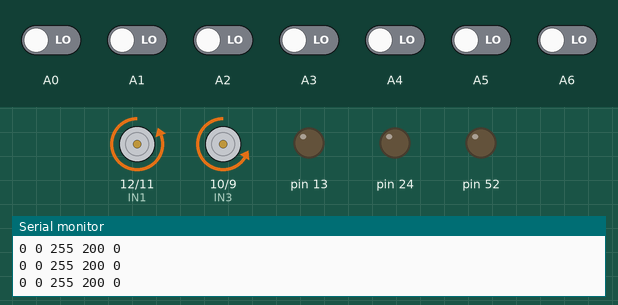
Simulated run of this sketch. Board: Arduino Mega 2560, built with avr-gcc and run on an emulated ATmega2560. Shown: motor-driver pin pairs drawn as motors (green arrow = first pin HIGH = forward, orange = second pin HIGH = backward, longer = more drive, scaled by the enable pin), output pins drawn as LEDs (lit = HIGH), the last lines printed to the serial monitor. Dashed ring = blinking. Inputs (shaded band) come from the test bench; at power-on: A0–6 LOW.

Above: at 4.2 s.
4.3 s: A2 driven HIGH
At 4.54 s:
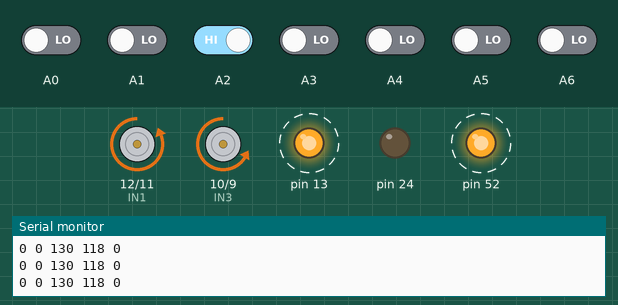
7.3 s: A3 driven HIGH
At 7.7 s:
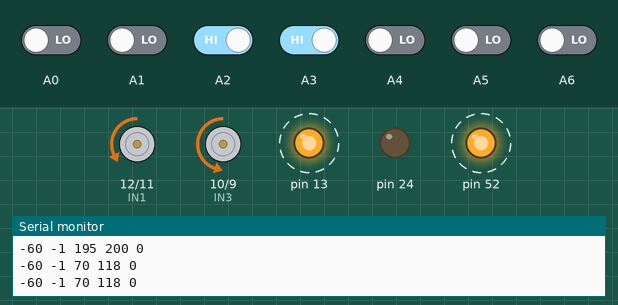
10.3 s: A4 driven HIGH
13.3 s: A2 driven LOW
16.3 s: A0 driven HIGH
At 17.5 s:
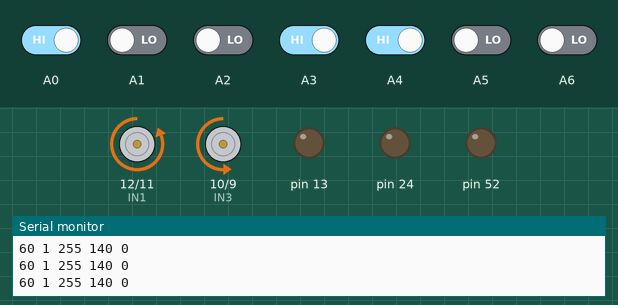
17.8 s: A0 driven LOW
At 18.51 s:
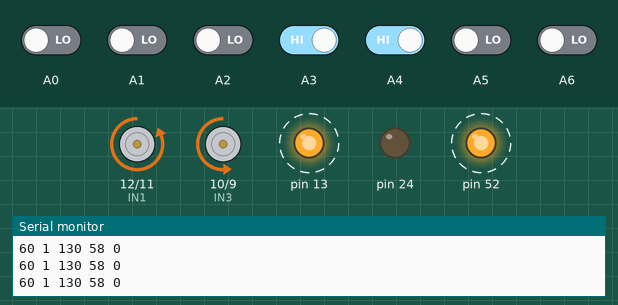
Timing chart, 0 to 21.8 s (numbered marks = the images above; inputs shaded):
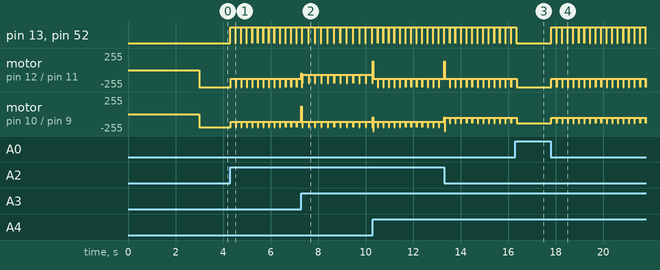

The sketch:

Cora2016-OFICIAL-RAPIDO.ino
```cpp
//PINOS
int avgSpeedDIR = 0; // 200 FUNCIONANDO
int avgSpeedESQ = 0; // 255 FUNCIONANDO
const int pwmA = 3; //motor esq
const int pwmB = 2; //motor dir
const int IN1 = 12; // dir
const int IN2 = 11;
const int IN3 = 10; //esq
const int IN4 = 9;

//Rotações Reversas
int ReversoDD = 0;
int ReversoDE = 0;
int ReversoED = 0;
int ReversoEE = 0;

//CONSTANTES DE CONTROLE
const int Kp=60; //60
int Kd=230; //230
const int Ki=0;

//SENSORES E MODO DE OPERAÇÃO
unsigned int LF[7] = {0,0,0,0,0,0,0};
unsigned int OBS[2] = {0,0};
enum Mode {NORMAL,PARADO};
Mode Modo = NORMAL;
int dif = 0;
int cont_Z = 0;
int cont_X = 0;
int cont_W = 0;

//VARIÁVEIS PID
int prop = 0;
int derivativo = 0;
int erro = 0;
int U_erro = 0;
int PID = 0;

//VELOCIDADES
int velesq=0;
int veldir=0;

void setup()
{
  // put your setup code here, to run once:
  Serial.begin(9600);
  pinMode(A0,INPUT);
  pinMode(A1,INPUT);
  pinMode(A2,INPUT);
  pinMode(A3,INPUT);
  pinMode(A4,INPUT);
  pinMode(A5,INPUT);
  pinMode(7, INPUT);
  pinMode(6, INPUT);
  pinMode(pwmA, OUTPUT);
  pinMode(pwmB, OUTPUT);
  pinMode(IN1, OUTPUT);
  pinMode(IN2, OUTPUT);
  pinMode(IN3, OUTPUT);
  pinMode(IN4, OUTPUT);
  pinMode(13, OUTPUT);
  pinMode(24, OUTPUT);
  pinMode(52, OUTPUT);
  velocidadeRapida();
  delay(3000);
}
void readSensors()
{
  LF[0] = digitalRead(A0);
  LF[1] = digitalRead(A1);
  LF[2] = digitalRead(A2);
  LF[3] = digitalRead(A3);
  LF[4] = digitalRead(A4);
  LF[5] = digitalRead(A5);
  LF[6] = digitalRead(A6);
}
void readObstaculo()
{
  OBS[0] = digitalRead(6); //ESQ
  OBS[1] = digitalRead(7); //DIR
}

void velocidadeLenta()
{
  digitalWrite(52,HIGH);
  avgSpeedESQ = 130; //130
  avgSpeedDIR = 118; //118
  ReversoDD = 50;
  ReversoDE = 130;
  ReversoED = 118;
  ReversoEE = 50;
  Kd = 130;
}

void velocidadeRapida()
{
  digitalWrite(52,LOW);
  avgSpeedESQ = 255;
  avgSpeedDIR = 200;
  ReversoDD = 100;
  ReversoDE = 255;
  ReversoED = 200;
  ReversoEE = 120; //160 //140
  Kd = 230;
}
void curvaDireita()
{
    delay(120);
    digitalWrite(24,HIGH); //LED VERDE
    digitalWrite(IN1,HIGH); // ROTAÇÃO REVERSA
    digitalWrite(IN2,LOW);
    digitalWrite(IN3,LOW);
    digitalWrite(IN4,HIGH);
    analogWrite(pwmA, 130); //ESQ
    analogWrite(pwmB, 55); //DIR
    delay(360); // Durante 0,4 segundos
    dif = 0; // Reseta variáveis
    cont_X = 0;
    digitalWrite(24,LOW); //Apaga LED VERDE
    digitalWrite(13,LOW); //Apaga LED VERMELHO
    velocidadeRapida();
}
void curvaEsquerda()
{
    delay(90);
    digitalWrite(24,HIGH);
    digitalWrite(IN1,LOW);
    digitalWrite(IN2,HIGH);
    digitalWrite(IN3,HIGH);
    digitalWrite(IN4,LOW);
    analogWrite(pwmA, 40);
    analogWrite(pwmB, 120);
    delay(350); // Durante 0,4 segundos
    dif = 0;
    cont_X = 0;
    digitalWrite(24,LOW);
    digitalWrite(13,LOW);
    velocidadeRapida();
}
void Faixa()
{
    digitalWrite(24,HIGH);
    digitalWrite(IN1,LOW);
    digitalWrite(IN2,HIGH);
    digitalWrite(IN3,LOW);
    digitalWrite(IN4,HIGH);
    analogWrite(pwmA, 0);
    analogWrite(pwmB, 0);
    delay(5000);
    digitalWrite(IN1,LOW);
    digitalWrite(IN2,HIGH);
    digitalWrite(IN3,LOW);
    digitalWrite(IN4,HIGH);
    analogWrite(pwmA, 255); //Levemente para a direita
    analogWrite(pwmB, 220);
    delay(400);
    dif = 0;
    cont_Z=0;
    cont_X=0;
    digitalWrite(24,LOW);
    digitalWrite(13,LOW);
    velocidadeRapida();
}
void calculaErro()
{
  readSensors();
  if(LF[0]==HIGH && LF[1]==HIGH && LF[2]==HIGH && LF[3]==LOW && LF[4]==HIGH && LF[5]==HIGH && LF[6]==HIGH)
    erro = 0;
  else if(LF[0]==HIGH && LF[1]==HIGH && LF[2]==HIGH && LF[3]==LOW && LF[4]==LOW && LF[5]==HIGH && LF[6]==HIGH)
    erro = 1;
  else if(LF[0]==HIGH && LF[1]==HIGH && LF[2]==LOW && LF[3]==LOW && LF[4]==HIGH && LF[5]==HIGH && LF[6]==HIGH)
    erro = -1;
  else if(LF[0]==HIGH && LF[1]==HIGH && LF[2]==HIGH && LF[3]==HIGH && LF[4]==LOW && LF[5]==HIGH && LF[6]==HIGH)
    erro = 2;
  else if(LF[0]==HIGH && LF[1]==HIGH && LF[2]==LOW && LF[3]==HIGH && LF[4]==HIGH && LF[5]==HIGH && LF[6]==HIGH)
    erro = -2;
  else if(LF[0]==HIGH && LF[1]==HIGH && LF[2]==HIGH && LF[3]==HIGH && LF[4]==LOW && LF[5]==LOW && LF[6]==HIGH)
    erro = 3;
  else if(LF[0]==HIGH && LF[1]==LOW && LF[2]==LOW && LF[3]==HIGH && LF[4]==HIGH && LF[5]==HIGH && LF[6]==HIGH)
    erro = -3;
  else if(LF[0]==HIGH && LF[1]==HIGH && LF[2]==HIGH && LF[3]==HIGH && LF[4]==HIGH && LF[5]==LOW && LF[6]==HIGH)
    erro = 4;
  else if(LF[0]==HIGH && LF[1]==LOW && LF[2]==HIGH && LF[3]==HIGH && LF[4]==HIGH && LF[5]==HIGH && LF[6]==HIGH)
    erro = -4;
  else if(LF[0]==HIGH && LF[1]==HIGH && LF[2]==HIGH && LF[3]==HIGH && LF[4]==HIGH && LF[5]==LOW && LF[6]==LOW)
    erro = 5;
  else if(LF[0]==LOW && LF[1]==LOW && LF[2]==HIGH && LF[3]==HIGH && LF[4]==HIGH && LF[5]==HIGH && LF[6]==HIGH)
    erro = -5;
  else if(LF[0]==HIGH && LF[1]==HIGH && LF[2]==HIGH && LF[3]==HIGH && LF[4]==HIGH && LF[5]==HIGH && LF[6]==LOW)
    erro = 6;
  else if(LF[0]==LOW && LF[1]==HIGH && LF[2]==HIGH && LF[3]==HIGH && LF[4]==HIGH && LF[5]==HIGH && LF[6]==HIGH)
    erro = -6;

  else if(LF[0]==LOW && LF[1]==LOW && LF[2]==LOW && LF[3]==HIGH && LF[4]==LOW && LF[5]==LOW && LF[6]==LOW) //Dificuldade
    erro = 0;
  else if(LF[0]==LOW && LF[1]==LOW && LF[2]==HIGH && LF[3]==HIGH && LF[4]==HIGH && LF[5]==LOW && LF[6]==LOW) //Dificuldade
    erro = 0;
  else if(LF[0]==LOW && LF[1]==LOW && LF[2]==HIGH && LF[3]==HIGH && LF[4]==LOW && LF[5]==LOW && LF[6]==LOW)//Dificuldade "torta"
    erro = -1;
  else if(LF[0]==LOW && LF[1]==LOW && LF[2]==LOW && LF[3]==HIGH && LF[4]==HIGH && LF[5]==LOW && LF[6]==LOW)//Dificuldade "torta"
    erro = 1;
  else if(LF[0]==LOW && LF[1]==LOW && LF[2]==LOW && LF[3]==LOW && LF[4]==LOW && LF[5]==LOW && LF[6]==LOW) // Faixa na Pista
    erro = 0;
}
void calculaPID()
{
   prop = erro;
   derivativo = erro - U_erro;
   PID = ((Kp * prop) + (Kd * derivativo));
   U_erro = erro;
}
void controleMotor()
{
    if(PID>=avgSpeedDIR) // ROTAÇÕES REVERSAS
    {
       digitalWrite(IN1,HIGH);
       digitalWrite(IN2,LOW);
       digitalWrite(IN3,LOW);
       digitalWrite(IN4,HIGH);
       analogWrite(pwmA,ReversoDE); //esq
       analogWrite(pwmB,ReversoDD); //dir
    }
    else if(PID<= -avgSpeedESQ)
    {
       digitalWrite(IN1,LOW);
       digitalWrite(IN2,HIGH);
       digitalWrite(IN3,HIGH);
       digitalWrite(IN4,LOW);
       analogWrite(pwmA,ReversoEE); //esq
       analogWrite(pwmB,ReversoED); //dir
    }
    Serial.print(PID,10);
    Serial.print(" ");
    Serial.print(erro,10);
    Serial.print(" ");
    if(PID>=0) //VIRA PARA A DIREITA
    {
      velesq = avgSpeedESQ;
      veldir = avgSpeedDIR - PID;
    }
    else //VIRA PARA A ESQUERDA
    {
       velesq = avgSpeedESQ + PID;
       veldir = avgSpeedDIR;
    }
    Serial.print(velesq,10);
    Serial.print(" ");
    Serial.print(veldir,10);
    Serial.print(" ");
    digitalWrite(IN1,LOW);
    digitalWrite(IN2,HIGH);
    digitalWrite(IN3,LOW);
    digitalWrite(IN4,HIGH);
    analogWrite(pwmA, velesq);
    analogWrite(pwmB, veldir);
}
void configMode()
{
  readSensors();
  if (LF[0]==HIGH && LF[1]==HIGH && LF[2]==HIGH && LF[3]==HIGH && LF[4]==HIGH && LF[5]==HIGH && LF[6]==HIGH) //todos os sensores desativados
  {
    if(dif)
    {
      digitalWrite(IN1,HIGH);
      digitalWrite(IN2,LOW);
      digitalWrite(IN3,HIGH);
      digitalWrite(IN4,LOW);
      analogWrite(pwmA, 255);
      analogWrite(pwmB, 240);
      delay(20);
    }
    Modo = PARADO; // PARADO
  }
  else
    Modo = NORMAL; // NORMAL
}

void loop()
{
   configMode();
   switch(Modo)
   {
     case NORMAL:
     {
        if((LF[0] == LOW && LF[6] == LOW) && (LF[2]==HIGH || LF[3]==HIGH || LF[4]==HIGH))
        {
          dif = 1;
          velocidadeLenta();
          digitalWrite(13,HIGH); // Acende Led Vermelho
        }

        if(dif)
          cont_W++;

        if(cont_W > 15) // PARA VER O ZIG ZAGUE
        {
          if((LF[1]==LOW || LF[5]==LOW) && dif)
          {
            dif = 0;
            velocidadeRapida();
            digitalWrite(13,LOW); // Apaga LED
            cont_W = 0;
          }
        }

        if(dif)
        {
            cont_X++;
            if(cont_X > 25) //PARA PASSAR NA BITOLA
            {
              readObstaculo();
              /*
              if(OBS[0]==LOW)
              {
                delay(5); //10
                if(OBS[1]==LOW) //Caso ambíguo
                {
                  curvaEsquerda();
                  digitalWrite(24,HIGH);
                }
                else if(OBS[1]==HIGH)
                  curvaEsquerda();
              }
              if(OBS[1]==LOW)
              {
                delay(5);
                if(OBS[0]==LOW)// Caso amb
                {
                  curvaEsquerda();
                  digitalWrite(24,HIGH);
                }
                else if(OBS[0]==HIGH)
                  curvaDireita();
              }*/
              if(OBS[1] == LOW && LF[3]==LOW && OBS[0]==HIGH)
                curvaDireita();
              else if(OBS[0] == LOW && OBS[1] == LOW) //Caso Ambíguio: Decide Esquerda
                curvaEsquerda();
              else if(OBS[0] == LOW && LF[3]==LOW && OBS[1] == HIGH)
                curvaEsquerda();
            }
        }
        else
        {
          cont_X = 0;
          cont_W = 0;
        }
        calculaErro();
        calculaPID();
        controleMotor();
        break;
     }
     case PARADO:
     {
          if(dif)
            Faixa();
          digitalWrite(IN1,LOW);
          digitalWrite(IN2,HIGH);
          digitalWrite(IN3,LOW);
          digitalWrite(IN4,HIGH);
          analogWrite(pwmA, 0);
          analogWrite(pwmB, 0);
          break;
     }
   }
   Serial.print(Modo,10);
   Serial.print("\n");
}
```

Measured:
- after the input at 4.3 s, pin 13, pin 52: alternates HIGH for 0.22 s and LOW for 0.01 s, starting at once
- after the input at 16.3 s, pin 13, pin 52: goes on until 16.3 s, then stays LOW; motor on pin 12 (IN1) / pin 11 (IN2): goes on until 16.4 s, then stays backward 255/255; motor on pin 10 (IN3) / pin 9 (IN4): goes on until 16.4 s, then stays backward 140/255
- after the input at 17.8 s, pin 13, pin 52: alternates HIGH for 0.22 s and LOW for 0.02 s, starting at once
